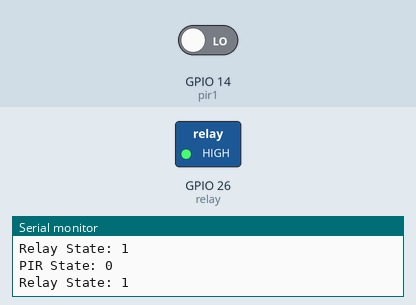
A sketch run on a simulated ESP32. Shown: switched loads named in the sketch (green lamp = pin HIGH), the last lines printed to the serial monitor. Inputs (shaded band) come from the test bench; at power-on: GPIO 14 (pir1) LOW.

Above: at 1.2 s.
1.3 s: GPIO 14 (pir1) driven HIGH
At 2.5 s:
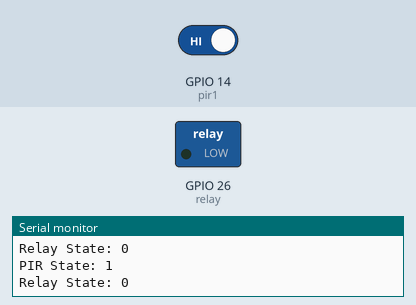
2.8 s: GPIO 14 (pir1) driven LOW
At 3.8 s:
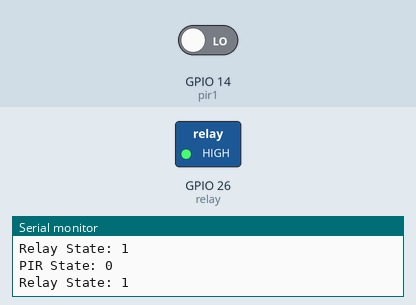
Timing chart, 0 to 5.8 s (numbered marks = the images above; inputs shaded):
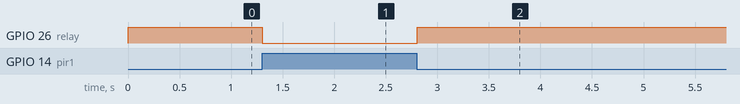

The sketch:

relay.ino
```cpp
int pir1 = 14;
int relay = 26;
int pirState;
int relayState;

void setup() {
  // put your setup code here, to run once:
  Serial.begin(115200);
  pinMode(pir1, INPUT);
  pinMode(relay, OUTPUT);
}

void loop() {
  // put your main code here, to run repeatedly:
  pirState = digitalRead(pir1);

  if (pirState == HIGH) {
    relayState = LOW;
  } else {
    relayState = HIGH;
  }

  digitalWrite(relay, relayState);  // Update relay state

  // Optionally, you can print the pirState and relayState values
  Serial.print("PIR State: ");
  Serial.println(pirState);
  Serial.print("Relay State: ");
  Serial.println(relayState);

  delay(100);  // Add a small delay to avoid rapid toggling
}
```

Measured:
- after the input at 1.3 s, GPIO 26 (relay): HIGH → LOW at once
- after the input at 2.8 s, GPIO 26 (relay): LOW → HIGH at once
